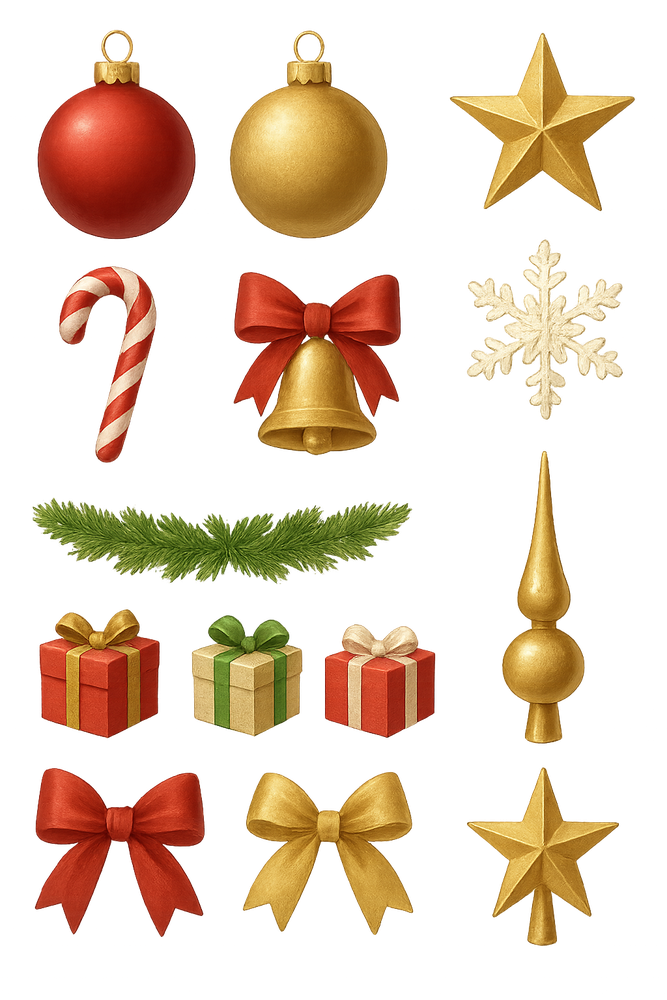
#> input picture assets/ornamnents.PNG, 667 x 1000 px, shrunk from 1024 x 1536 before the run, found by its file name
$ python extract_smart.py
#> lines starting #> are read from the running program, lines starting #| are printed output that depends on the picture
#> in extract_ornaments, img is the input picture: PIL image 667x1000 RGBA; mean R, G, B, A 57.2, 37.3, 18.5, 75.2
#!/usr/bin/env python3
"""
Extract ornaments using detected gaps
"""

from PIL import Image
import numpy as np

def find_content_regions(input_path):
    """Find individual ornament regions by detecting content boundaries"""
    img = Image.open(input_path)

    if img.mode != 'RGBA':
        img = img.convert('RGBA')

    width, height = img.size
#> width = 667; height = 1000
    img_array = np.array(img)
    alpha_channel = img_array[:, :, 3]
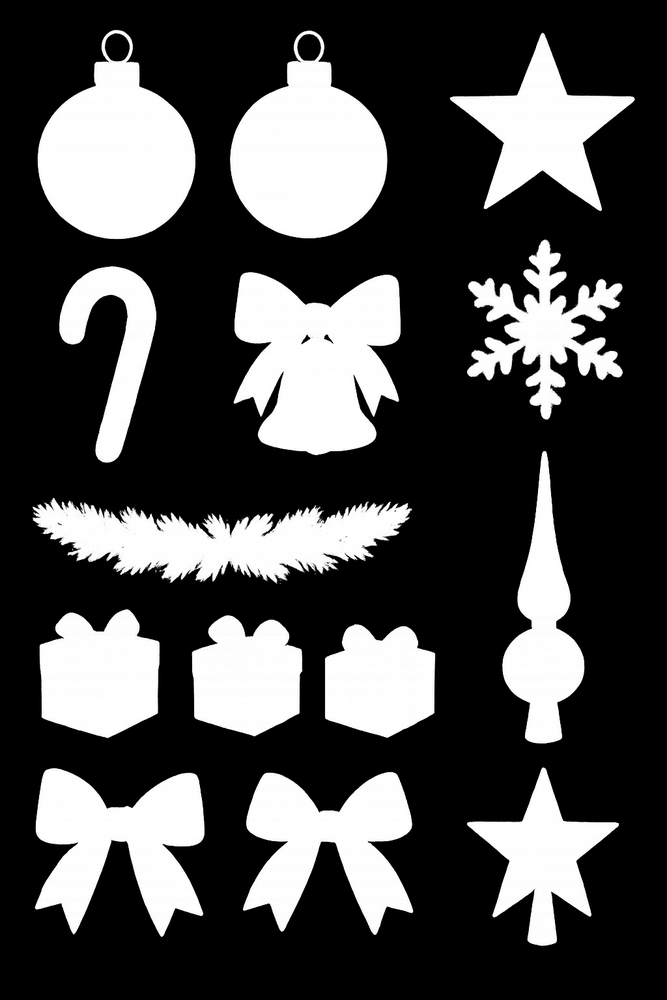
#> alpha_channel: shape (1000, 667); min 0, max 255, mean 75.2

    # Find horizontal gaps (between rows)
    print("Finding horizontal gaps...")
    h_gaps = []
    for y in range(height - 1):
        if np.sum(alpha_channel[y, :] > 50) < 10:  # Empty row
            h_gaps.append(y)
#> after the loop, h_gaps = 120 values from 0 to 998

    # Group consecutive gaps
    h_boundaries = [0]
    if h_gaps:
        prev = h_gaps[0]
#> prev = 0
        for gap in h_gaps[1:]:
            if gap - prev > 1:  # New gap group
                h_boundaries.append(prev)
                h_boundaries.append(gap)
            prev = gap
#> this loop made 119 passes
#> (gap, prev) on passes 30 to 41: (239, 239), (240, 240), (241, 241), (242, 242), (463, 463), (464, 464), (465, 465), (466, 466), (467, 467), (468, 468), (469, 469), (470, 470)
#> prev on passes 1 to 6: 1, 2, 3, 4, 5, 6
#> after the loop, h_boundaries = [0, 29, 239, 242, 463, 471, 744, 767, 946]
        h_boundaries.append(h_gaps[-1])
    h_boundaries.append(height)

    # Remove duplicates and sort
    h_boundaries = sorted(list(set(h_boundaries)))
#> h_boundaries = [0, 29, 239, 242, 463, 471, 744, 767, 946, 998, 1000]
    print(f"Horizontal boundaries: {h_boundaries}")
#| Horizontal boundaries: [0, 29, 239, 242, 463, 471, 744, 767, 946, 998, 1000]

    # For each row, find vertical gaps (between columns)
    all_regions = []

    for row_idx in range(len(h_boundaries) - 1):
        row_top = h_boundaries[row_idx]
        row_bottom = h_boundaries[row_idx + 1]

        if row_bottom - row_top < 50:  # Skip thin rows
            continue

        print(f"\nAnalyzing row {row_idx + 1}: y={row_top} to {row_bottom}")

        # Find vertical gaps in this row
        row_region = alpha_channel[row_top:row_bottom, :]
        col_content = np.sum(row_region > 50, axis=0)

        v_gaps = []
        for x in range(width):
            if col_content[x] < 5:
                v_gaps.append(x)

        # Group consecutive gaps
        v_boundaries = [0]
        if v_gaps:
            prev = v_gaps[0]
            gap_start = prev
            for gap in v_gaps[1:]:
                if gap - prev > 1:  # New gap group
                    v_boundaries.append((gap_start + prev) // 2)
                    gap_start = gap
                prev = gap
            v_boundaries.append((gap_start + prev) // 2)
        v_boundaries.append(width)

        v_boundaries = sorted(list(set(v_boundaries)))
        print(f"  Vertical boundaries: {v_boundaries}")
        print(f"  Found {len(v_boundaries) - 1} ornaments in this row")

        # Create regions for this row
        for col_idx in range(len(v_boundaries) - 1):
            left = v_boundaries[col_idx]
            right = v_boundaries[col_idx + 1]

            if right - left < 30:  # Skip thin columns
                continue

            all_regions.append({
                'left': left,
                'top': row_top,
                'right': right,
                'bottom': row_bottom
            })
#> this loop made 10 passes
#> (row_top, row_bottom, v_boundaries) on passes 2, 4, 6, 8, 9: (29, 239, [0, 18, 212, 419, 650, 667]), (242, 463, [0, 29, 195, 434, 644, 667]), (471, 744, [0, 16, 468, 625, 667]), (767, 946, [0, 17, 223, 440, 641, 667]), (946, 998, [0, 333, 667])
#> (row_top, row_bottom) on passes 1, 3, 5, 7, 10: (0, 29), (239, 242), (463, 471), (744, 767), (998, 1000)
#> (printed output is left out)
#> pass 2, in find_content_regions, `row_region = alpha_channel[row_top:row_bottom, :]`:
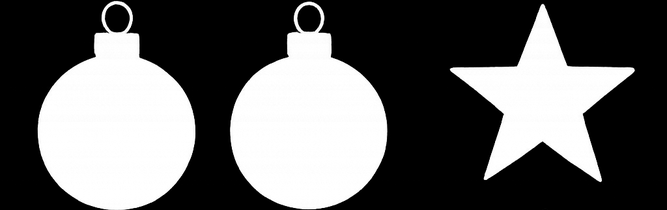
#> row_region: shape (210, 667); min 0, max 255, mean 97.2
#> after the loop, all_regions = 14 items

    return all_regions

def extract_ornaments(input_path, output_dir):
    """Extract ornaments based on detected regions"""
    import os

    img = Image.open(input_path)
    if img.mode != 'RGBA':
        img = img.convert('RGBA')

    regions = find_content_regions(input_path)
#> regions = 14 items

    print(f"\n=== EXTRACTING {len(regions)} ORNAMENTS ===")
#| === EXTRACTING 14 ORNAMENTS ===

    os.makedirs(output_dir, exist_ok=True)

    for idx, region in enumerate(regions, 1):
        ornament = img.crop((region['left'], region['top'], region['right'], region['bottom']))

        # Trim transparent edges
        bbox = ornament.getbbox()
        if bbox:
            ornament = ornament.crop(bbox)

        output_path = os.path.join(output_dir, f"ornament-{idx}.png")
        ornament.save(output_path)
        print(f"Saved ornament-{idx}.png ({ornament.size[0]}x{ornament.size[1]})")
#> this loop made 14 passes
#> (region, bbox) on passes 1 to 9: ({'left': 18, 'top': 29, 'right': 212, 'bottom': 239}, (2, 0, 193, 210)), ({'left': 212, 'top': 29, 'right': 419, 'bottom': 239}, (1, 0, 207, 210)), ({'left': 419, 'top': 29, 'right': 650, 'bottom': 239}, (0, 1, 230, 210)), ({'left': 29, 'top': 242, 'right': 195, 'bottom': 463}, (5, 0, 162, 221)), ({'left': 195, 'top': 242, 'right': 434, 'bottom': 463}, (0, 0, 220, 216)), ({'left': 434, 'top': 242, 'right': 644, 'bottom': 463}, (1, 0, 200, 221)), ({'left': 16, 'top': 471, 'right': 468, 'bottom': 744}, (14, 24, 422, 270)), ({'left': 468, 'top': 471, 'right': 625, 'bottom': 744}, (32, 0, 152, 273)), ({'left': 625, 'top': 471, 'right': 667, 'bottom': 744}, (5, 238, 42, 270))
#| Saved ornament-1.png (191x210)
#| Saved ornament-2.png (206x210)
#| Saved ornament-3.png (230x209)
#| Saved ornament-4.png (157x221)
#| Saved ornament-5.png (220x216)
#| Saved ornament-6.png (199x221)
#| Saved ornament-7.png (408x246)
#| Saved ornament-8.png (120x273)
#> (further printed lines are left out)
#> pass 1, in extract_ornaments, `ornament = img.crop((region['left'], region['top'], region['right'], r..`:
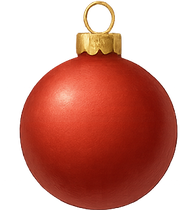
#> ornament: PIL image 194x210 RGBA; mean R, G, B, A 88.3, 28.4, 17.4, 128.6; transparent parts drawn white
#> pass 1, in extract_ornaments, `ornament = ornament.crop(bbox)`:
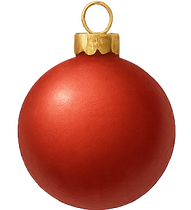
#> ornament: PIL image 191x210 RGBA; mean R, G, B, A 89.7, 28.9, 17.7, 130.6; transparent parts drawn white
#> pass 2, in extract_ornaments, `ornament = img.crop((region['left'], region['top'], region['right'], r..`:
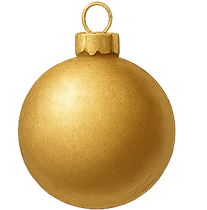
#> ornament: PIL image 207x210 RGBA; mean R, G, B, A 91.8, 70, 30.7, 119.8; transparent parts drawn white
#> pass 2, in extract_ornaments, `ornament = ornament.crop(bbox)`:
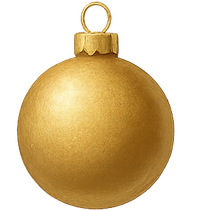
#> ornament: PIL image 206x210 RGBA; mean R, G, B, A 92.3, 70.3, 30.9, 120.4; transparent parts drawn white

    return len(regions)

if __name__ == "__main__":
    input_image = "/Users/thiransamuthumala/xmastree/assets/ornamnents.PNG"
    output_directory = "/Users/thiransamuthumala/xmastree/assets/ornaments"

    try:
        count = extract_ornaments(input_image, output_directory)
#> count = 14
        print(f"\nSuccessfully extracted {count} ornaments!")
#| Successfully extracted 14 ornaments!
    except Exception as e:
        print(f"Error: {e}")
        import traceback
        traceback.print_exc()

$ run again, with assets/xmas-1.PNG copied over assets/ornamnents.PNG
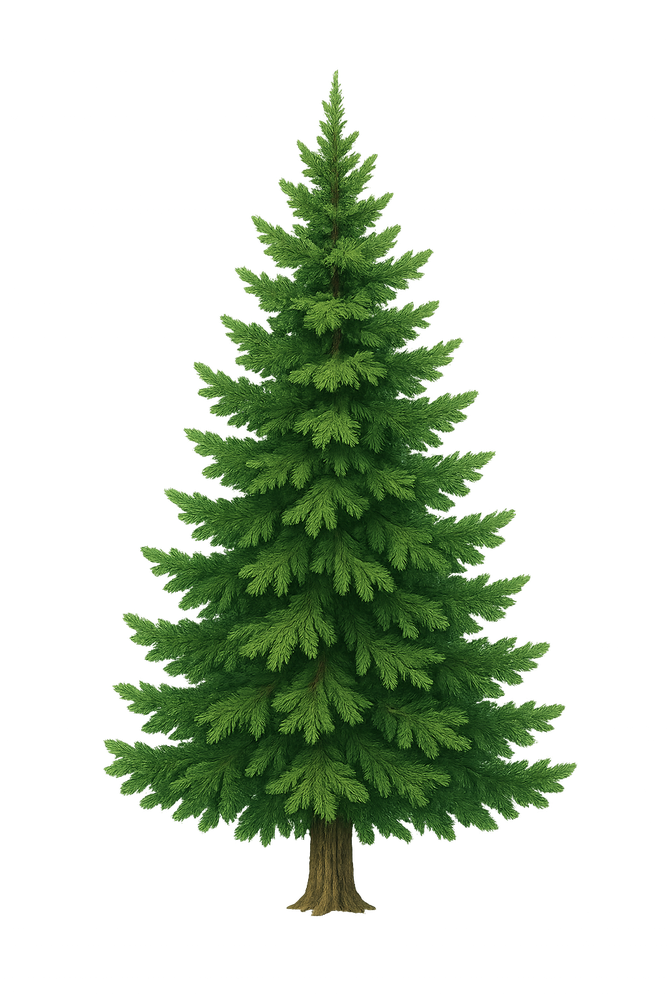
#> input picture assets/xmas-1.PNG, 667 x 1000 px, shrunk from 1024 x 1536 before the run, found by its file name
#> in extract_ornaments, img is the input picture: PIL image 667x1000 RGBA; mean R, G, B, A 16.4, 27.7, 10.8, 69.3
#> after the loop in find_content_regions, `for y in range(height - 1):`: h_gaps = 173 values from 0 to 998
#> in find_content_regions, `prev = h_gaps[0]`: prev = 0
#> after the loop in find_content_regions, `for gap in h_gaps[1:]:`: h_boundaries = [0, 89, 916]
#> in find_content_regions, `h_boundaries = sorted(list(set(h_boundaries)))`: h_boundaries = [0, 89, 916, 998, 1000]
#| Horizontal boundaries: [0, 89, 916, 998, 1000]
#> the loop in find_content_regions, `for row_idx in range(len(h_boundaries) - 1):` made 4 passes
#> (row_top, row_bottom, v_boundaries) on passes 1 to 3: (0, 89, [0, 165, 502, 667]), (89, 916, [0, 51, 621, 667]), (916, 998, [0, 333, 667])
#> (printed output is left out)
#> pass 1, in find_content_regions, `row_region = alpha_channel[row_top:row_bottom, :]`:
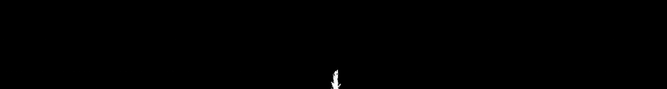
#> row_region: shape (89, 667); min 0, max 255, mean 0.4
#> after the loop in find_content_regions, `for row_idx in range(len(h_boundaries) - 1):`: all_regions = 8 items
#| === EXTRACTING 8 ORNAMENTS ===
#> the loop in extract_ornaments, `for idx, region in enumerate(regions, 1):` made 8 passes
#> (region, bbox) on passes 1 to 6: ({'left': 0, 'top': 0, 'right': 165, 'bottom': 89}, (3, 39, 142, 88)), ({'left': 165, 'top': 0, 'right': 502, 'bottom': 89}, (2, 39, 324, 89)), ({'left': 502, 'top': 0, 'right': 667, 'bottom': 89}, (35, 39, 164, 86)), ({'left': 0, 'top': 89, 'right': 51, 'bottom': 916}, (2, 27, 50, 703)), ({'left': 51, 'top': 89, 'right': 621, 'bottom': 916}, (0, 0, 569, 827)), ({'left': 621, 'top': 89, 'right': 667, 'bottom': 916}, (0, 27, 46, 824))
#> (printed output is left out)
#> pass 2, in extract_ornaments, `ornament = ornament.crop(bbox)`:
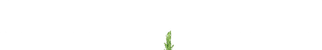
#> ornament: PIL image 322x50 RGBA; mean R, G, B, A 1.4, 2, 0.8, 1.4; transparent parts drawn white
#> count = 8
#| Successfully extracted 8 ornaments!

$ run again, with assets/xxmas.PNG copied over assets/ornamnents.PNG
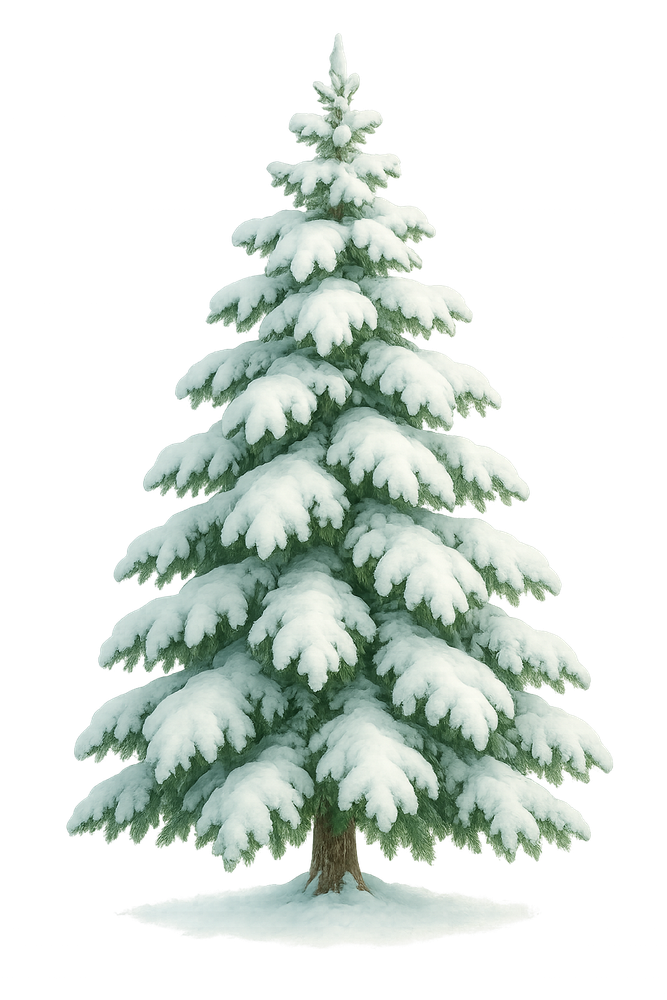
#> input picture assets/xxmas.PNG, 667 x 1000 px, shrunk from 1024 x 1536 before the run, found by its file name
#> in extract_ornaments, img is the input picture: PIL image 667x1000 RGBA; mean R, G, B, A 64.3, 72.5, 66.7, 95.9
#> in find_content_regions, `alpha_channel = img_array[:, :, 3]`:
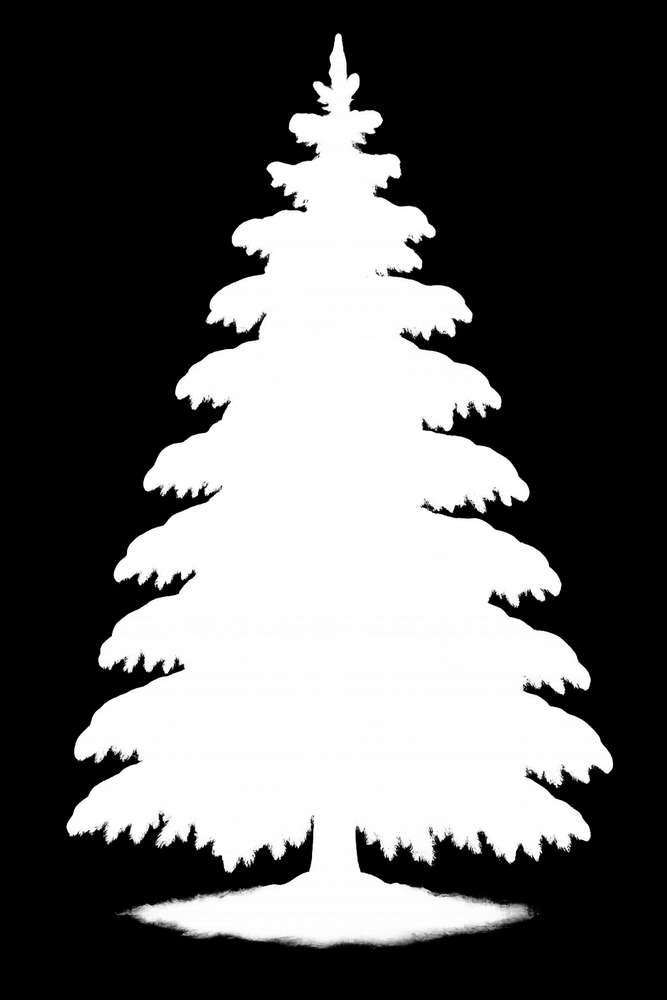
#> alpha_channel: shape (1000, 667); min 0, max 255, mean 95.9
#> after the loop in find_content_regions, `for y in range(height - 1):`: h_gaps = 97 values from 0 to 998
#> in find_content_regions, `prev = h_gaps[0]`: prev = 0
#> the loop in find_content_regions, `for gap in h_gaps[1:]:` made 96 passes
#> prev on passes 1 to 8: 1, 2, 3, 4, 5, 6, 7, 8
#> after the loop in find_content_regions, `for gap in h_gaps[1:]:`: h_boundaries = [0, 45, 948]
#> in find_content_regions, `h_boundaries = sorted(list(set(h_boundaries)))`: h_boundaries = [0, 45, 948, 998, 1000]
#| Horizontal boundaries: [0, 45, 948, 998, 1000]
#> the loop in find_content_regions, `for row_idx in range(len(h_boundaries) - 1):` made 4 passes
#> (row_top, row_bottom, v_boundaries) on passes 2 to 3: (45, 948, [0, 33, 639, 667]), (948, 998, [0, 333, 667])
#> (printed output is left out)
#> after the loop in find_content_regions, `for row_idx in range(len(h_boundaries) - 1):`: all_regions = 4 items
#| === EXTRACTING 4 ORNAMENTS ===
#> the loop in extract_ornaments, `for idx, region in enumerate(regions, 1):` made 4 passes
#> (region, bbox) on passes 1 to 4: ({'left': 0, 'top': 45, 'right': 33, 'bottom': 948}, (2, 73, 26, 901)), ({'left': 33, 'top': 45, 'right': 639, 'bottom': 948}, (3, 0, 606, 903)), ({'left': 0, 'top': 948, 'right': 333, 'bottom': 998}, (2, 0, 333, 31)), ({'left': 333, 'top': 948, 'right': 667, 'bottom': 998}, (0, 0, 332, 46))
#> (printed output is left out)
#> pass 2, in extract_ornaments, `ornament = ornament.crop(bbox)`:
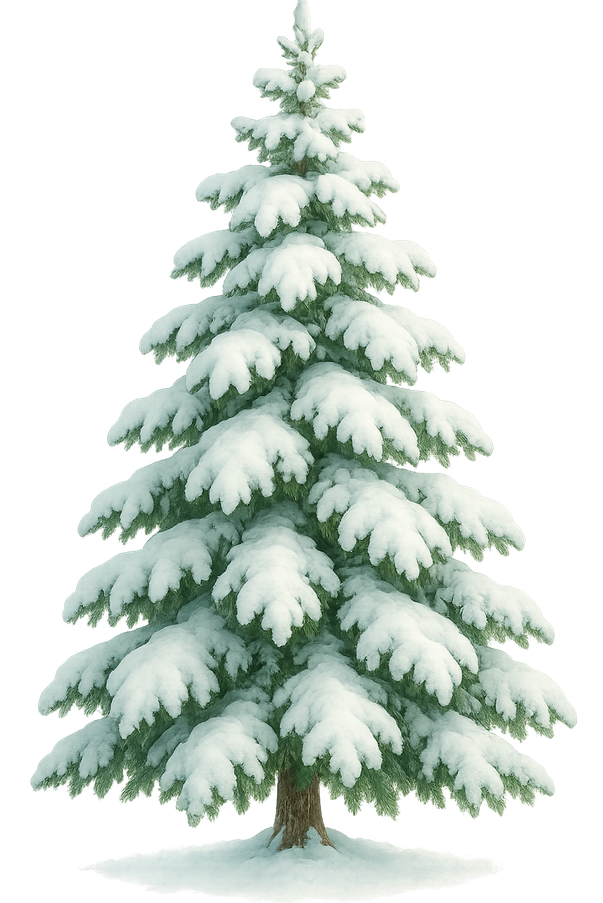
#> ornament: PIL image 603x903 RGBA; mean R, G, B, A 78.7, 88.7, 81.6, 117.4; transparent parts drawn white
#> count = 4
#| Successfully extracted 4 ornaments!
